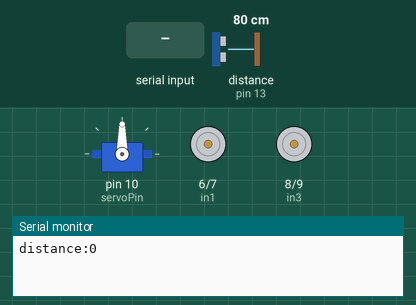
Recording of a sketch running on a simulated Arduino Uno, built with avr-gcc and run on an emulated ATmega328P. Shown: servo, motor-driver pin pairs drawn as motors (green arrow = first pin HIGH = forward, orange = second pin HIGH = backward, longer = more drive, scaled by the enable pin), the last lines printed to the serial monitor. Inputs (shaded band) come from the test bench; at power-on: distance to the obstacle (sensor on pin 13) 80 cm. The echo pulse lasts 58.3 µs per cm.

Above: at 1.2 s.
1.3 s: "backward" received over the second serial link
At 3.1 s:
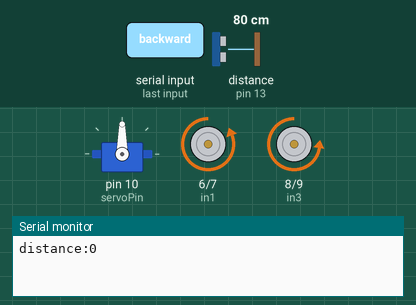
5.1 s: "left" received over the second serial link
At 7.5 s:
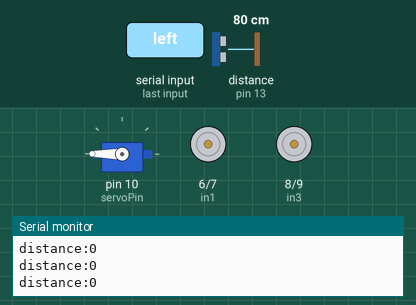
8.1 s: "right" received over the second serial link
At 10.8 s:
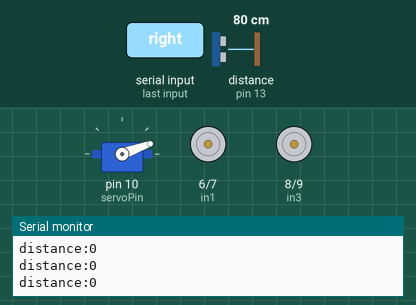
11.1 s: "object" received over the second serial link
At 13.4 s:
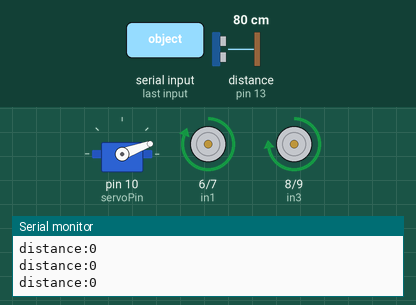
15.1 s: "backward" received over the second serial link
At 17.5 s:
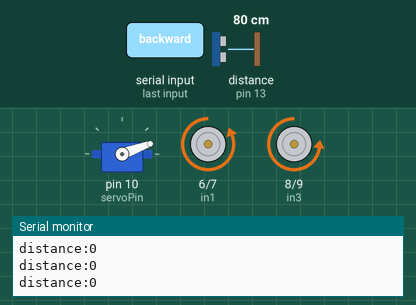
19.2 s: "forward" received over the second serial link
At 21.0 s:
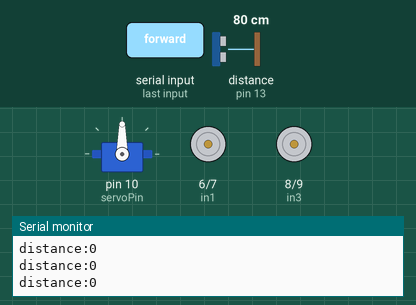
Timing chart, 0 to 22.5 s (numbered marks = the images above; inputs shaded):
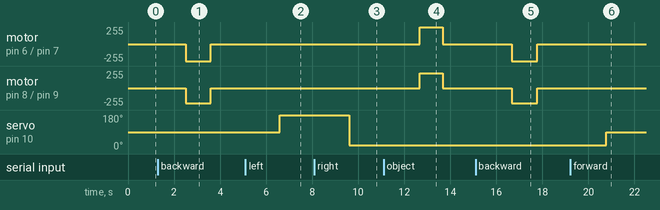

The sketch:

voice_car.ino
```cpp
#include <SoftwareSerial.h>
SoftwareSerial voice(A1, A2); // TX, RX

#define enA 4
#define in1 6
#define in2 7
#define enB 3
#define in3 8
#define in4 9

const int trigger = 12; // Front ultrasonic sensor
const int echo = 13;   // Front ultrasonic sensor
long distance;
int move_forward = 0;

#include <NewPing.h>
#include <Servo.h>

Servo servo_motor;

NewPing sonar(trigger, echo);

int servoPin = 10;

void setup() {
  pinMode(in1, OUTPUT);
  pinMode(in2, OUTPUT);
  pinMode(in3, OUTPUT);
  pinMode(in4, OUTPUT);

  servo_motor.attach(servoPin);
  servo_motor.write(90);

  Serial.begin(9600);
  voice.begin(9600);
}

void check_distance()
{
  long dis;
  digitalWrite(trigger, LOW);
  delayMicroseconds(2);
  digitalWrite(trigger, HIGH);
  delayMicroseconds(10);
  digitalWrite(trigger, LOW);
  dis = pulseIn(echo, HIGH);
  distance = dis / 29 / 2;
  Serial.print("distance:");
  Serial.println(distance);
}

void moveStop() {
  digitalWrite(in1, LOW);
  digitalWrite(in2, LOW);
  digitalWrite(in3, LOW);
  digitalWrite(in4, LOW);
}

void moveForward() {
  analogWrite(enA, 255);
  analogWrite(enB, 225);
  digitalWrite(in1, HIGH);
  digitalWrite(in2, LOW);
  digitalWrite(in3, HIGH);
  digitalWrite(in4, LOW);
}

void moveBackward() {
  analogWrite(enA, 255);
  analogWrite(enB, 225);
  digitalWrite(in1, LOW);
  digitalWrite(in2, HIGH);
  digitalWrite(in3, LOW);
  digitalWrite(in4, HIGH);
}

void turnRight() {
  analogWrite(enA, 255);
  analogWrite(enB, 255);
  digitalWrite(in1, LOW);
  digitalWrite(in2, HIGH);
  digitalWrite(in3, HIGH);
  digitalWrite(in4, LOW);
  delay(300);
  digitalWrite(in1, LOW);
  digitalWrite(in2, LOW);
  digitalWrite(in3, LOW);
  digitalWrite(in4, LOW);
}

void turnLeft() {
  analogWrite(enA, 255);
  analogWrite(enB, 255);
  digitalWrite(in1, HIGH);
  digitalWrite(in2, LOW);
  digitalWrite(in3, LOW);
  digitalWrite(in4, HIGH);
  delay(300);
  digitalWrite(in1, LOW);
  digitalWrite(in2, LOW);
  digitalWrite(in3, LOW);
  digitalWrite(in4, LOW);
}

void executeVoiceCommand() {
  while (voice.available()) {
    String command = voice.readString();

    if (command == "forward") {
      servo_motor.write(90);
      delay(500);
      check_distance();
      if (distance > 20) {
        moveForward();
        delay(100);
      } else {
        moveStop();
        delay(500);
      }
    } else if (command == "backward") {
      moveBackward();
      delay(100);
    } else if (command == "left") {
      servo_motor.write(180);
      delay(500);
      check_distance();
      if (distance > 20) {
        turnLeft();
        delay(100);
      } else {
        moveStop();
        delay(500);
      }
    } else if (command == "right") {
      servo_motor.write(20);
      delay(500);
      check_distance();
      if (distance > 20) {
        turnRight();
        delay(100);
      } else {
        moveStop();
        delay(500);
      }
    } else if (command == "stop") {
      moveStop();
      delay(100);
    } else if (command == "object") {
      int distance = readPing();

      if (distance <= 20) {
        moveStop();
        delay(300);
        moveBackward();
        delay(400);
        moveStop();
        delay(300);
        int distanceRight = lookRight();
        delay(300);
        int distanceLeft = lookLeft();
        delay(300);

        if (distanceRight >= distanceLeft) {
          turnRight();
          moveStop();
        } else {
          turnLeft();
          moveStop();
        }
      } else {
        moveForward();
      }
    }
  }
}

void loop() {
  executeVoiceCommand();

  // Check distance separately outside the voice command loop
  check_distance();
  if (distance <= 20) {
    // Obstacle detected, stop the robot
    moveStop();
    delay(500);
  }
}

int lookRight() {
  servo_motor.write(45);
  delay(500);
  int distance = readPing();
  delay(100);
  servo_motor.write(90);
  return distance;
}

int lookLeft() {
  servo_motor.write(135);
  delay(500);
  int distance = readPing();
  delay(100);
  servo_motor.write(90);
  return distance;
}

int readPing() {
  delay(70);
  int cm = sonar.ping_cm();
  if (cm == 0) {
    cm = 250;
  }
  return cm;
}
```

Measured:
- after the input at 1.3 s, motor on pin 6 (in1) / pin 7 (in2): stopped → backward 255/255 after 1.2 s, → stopped 1.1 s later; motor on pin 8 (in3) / pin 9 (in4): stopped → backward 225/255 after 1.2 s, → stopped 1.1 s later
- after the input at 5.1 s, servo on pin 10 (servoPin): 90° → 180° after 1.5 s
- after the input at 8.1 s, servo on pin 10 (servoPin): 180° → 20° after 1.5 s
- after the input at 11.1 s, motor on pin 6 (in1) / pin 7 (in2): stopped → forward 255/255 after 1.6 s, → stopped 1.0 s later; motor on pin 8 (in3) / pin 9 (in4): stopped → forward 225/255 after 1.6 s, → stopped 1.0 s later
- after the input at 15.1 s, motor on pin 6 (in1) / pin 7 (in2): stopped → backward 255/255 after 1.6 s, → stopped 1.1 s later; motor on pin 8 (in3) / pin 9 (in4): stopped → backward 225/255 after 1.6 s, → stopped 1.1 s later
- after the input at 19.2 s, servo on pin 10 (servoPin): 20° → 90° after 1.6 s
